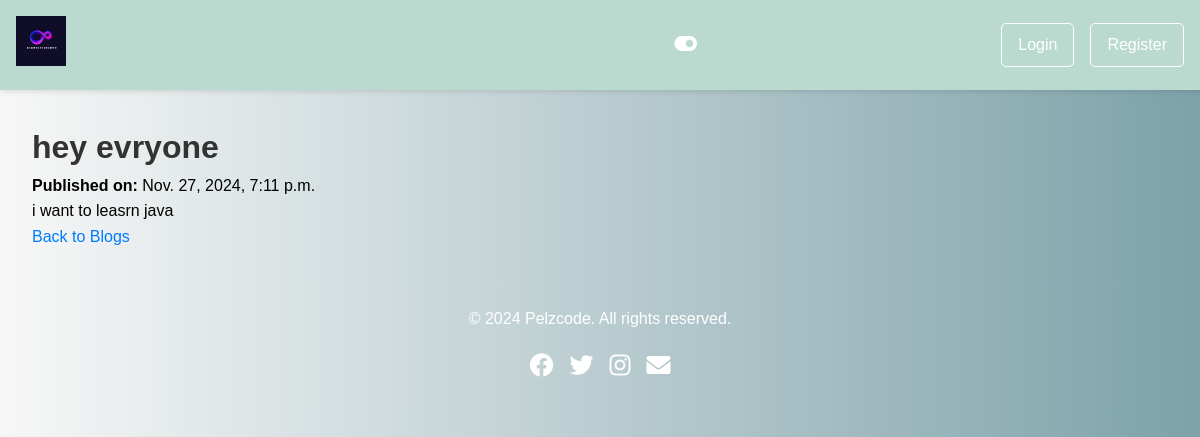
/blogs/2/, run on the app's committed database.
### book/models.py (models this page shows, shortened)
class Blog(models.Model):
    title = models.CharField(max_length=200)
    description = models.TextField()
    image = models.ImageField(upload_to='blog_images/', null=True, blank=True)
    created_at = models.DateTimeField(auto_now_add=True)

### book/views.py (the view)
# urls.py: path('blogs/<int:blog_id>/', views.blog_detail, name='blog_detail'),
def blog_detail(request, blog_id):
    blog = get_object_or_404(Blog, id=blog_id)
    return render(request, 'book/blog_detail.html', {'blog': blog})

### book/templates/book/blog_detail.html (shortened to what this page needs)
{% extends 'book/base.html' %}
{% block content %}
    <div class="blog-detail">
        <h1>{{ blog.title }}</h1>
        <p class="blog-meta"><strong>Published on:</strong> {{ blog.created_at }}</p>
        <div class="blog-description">
            <p>{{ blog.description }}</p>
        </div>
        <a href="{% url 'blog_list' %}" class="back-link">Back to Blogs</a>
    </div>
{% endblock %}

### static/css/styles.css (style rules this page uses)
:root { --background-color: #f8f8f8; --text-color: #333; --hover-color: #007BFF; --button-bg: #007BFF; --button-color: #fff; --dark-background-color: #121212; --dark-text-color: #f8f8f8; --dark-hover-color: #BB86FC; --dark-button-bg: #BB86FC; --dark-button-color: #121212; }
* { margin: 0; padding: 0; box-sizing: border-box; }
body, ul, li, a { margin: 0; padding: 0; list-style: none; text-decoration: none; box-sizing: border-box; }
h1, h2, h3 { color: #333; }
a { color: #007BFF; text-decoration: none; }

### book/templates/book/base.html (style rules this page uses)
body { font-family: Arial, sans-serif; margin: 0; padding: 0; line-height: 1.6; background: linear-gradient(to right, #f7f7f7, #7da2a9); color: #000; transition: background-color 0.3s, color 0.3s; }

### data on the page
Blog: title "hey evryone", created_at "Nov. 27, 2024, 7:11 p.m.", description "i want to leasrn java"
